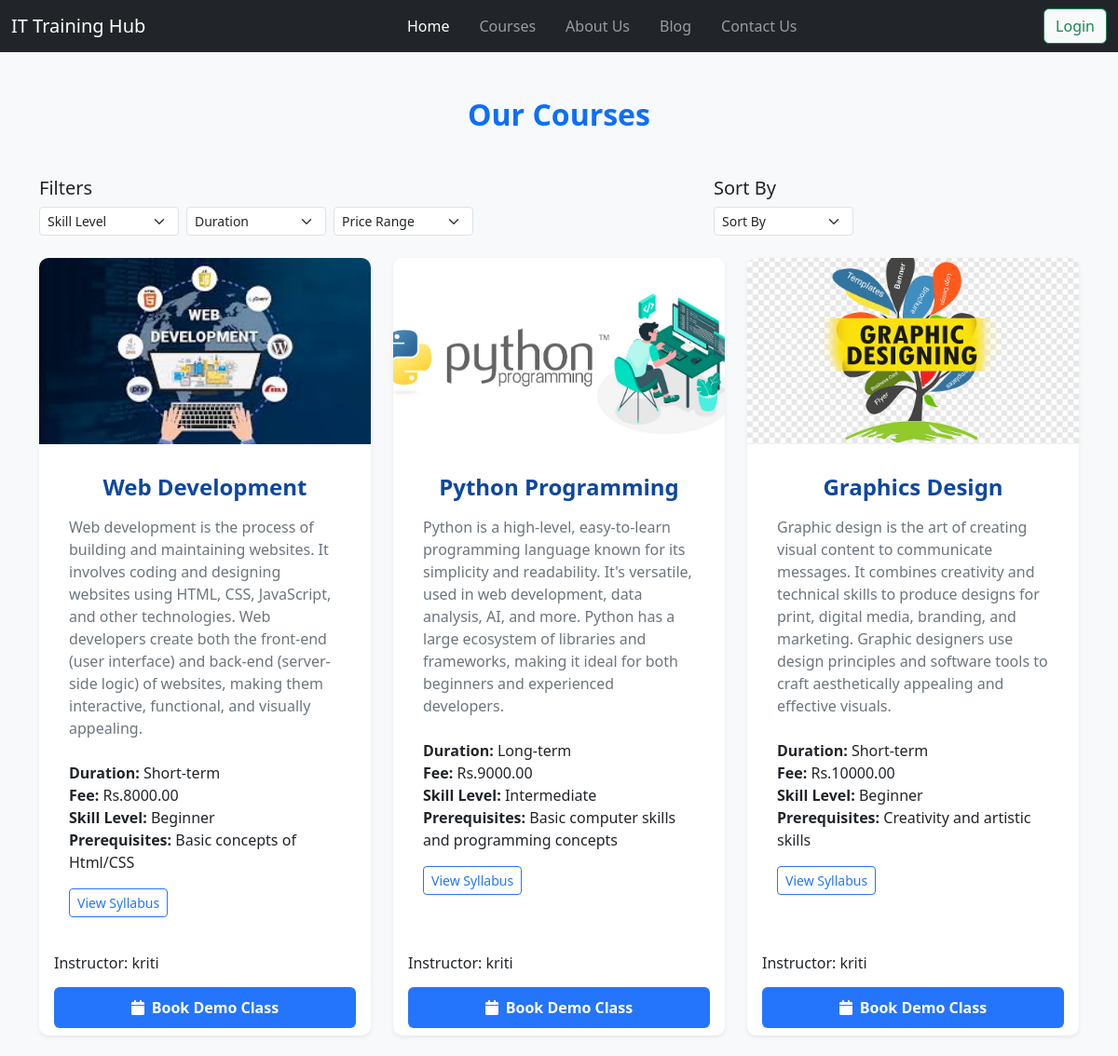
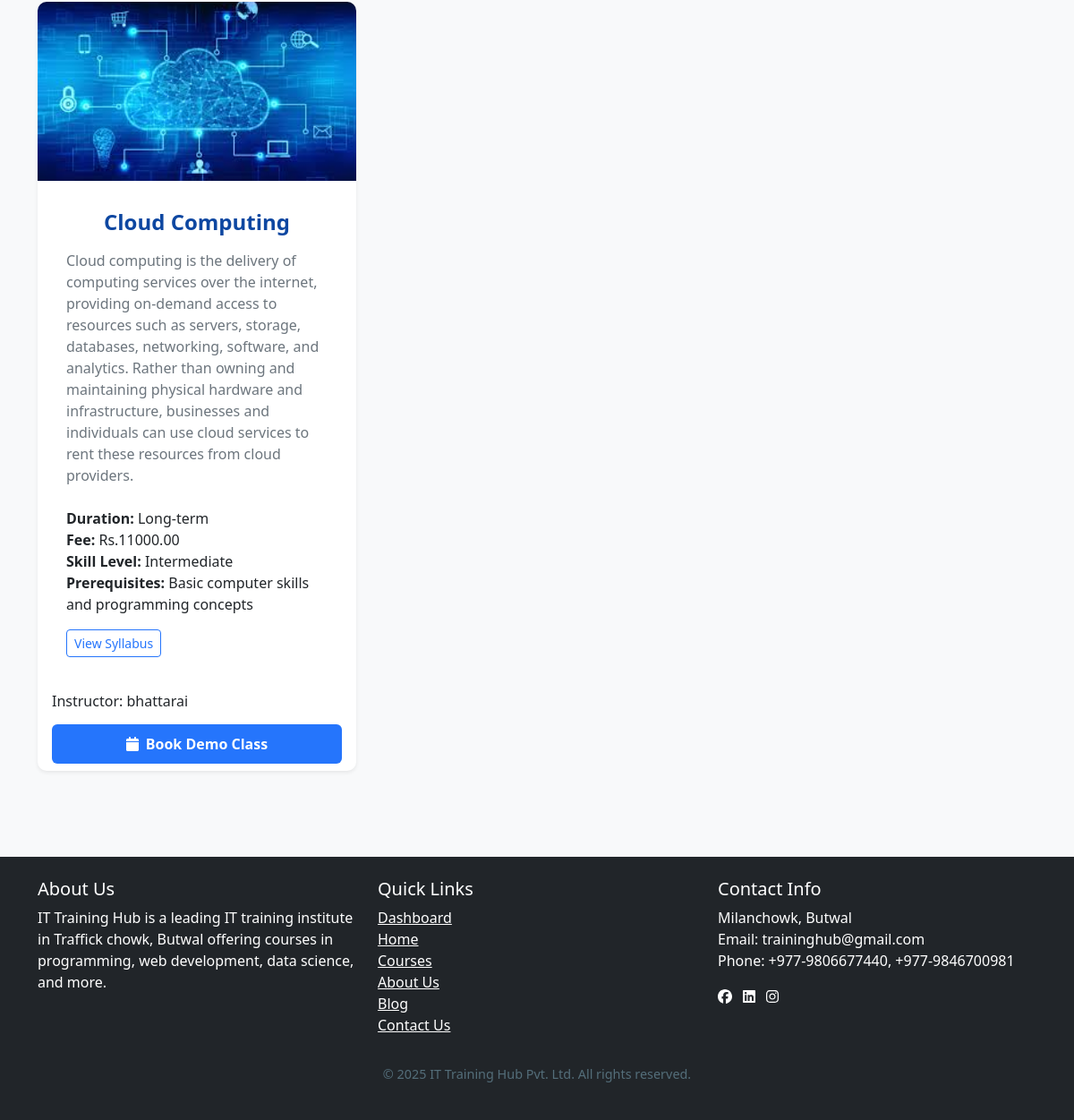
Screenshot of /course/ with the database file from the repository (2 pictures, top to bottom).
### myapp/models.py (models this page shows, shortened)
class Course(models.Model):
    SKILL_LEVEL_CHOICES = [
        ('beginner', 'Beginner'),
        ('intermediate', 'Intermediate'),
        ('advanced', 'Advanced'),
    ]
    DURATION_CHOICES = [
        ('short-term', 'Short-term'),
        ('long-term', 'Long-term'),
    ]
    instructor = models.ForeignKey(
    settings.AUTH_USER_MODEL,
    on_delete=models.CASCADE,
    null=True,
    blank=True,
    related_name='courses'
)
    name = models.CharField(max_length=200)
    description = models.TextField()
    duration = models.CharField(max_length=20, choices=DURATION_CHOICES)
    fee = models.DecimalField(max_digits=10, decimal_places=2)
    skill_level = models.CharField(max_length=20, choices=SKILL_LEVEL_CHOICES)
    prerequisites = models.TextField(blank=True)
    image = models.ImageField(upload_to='courses/', blank=True, null=True)

class CustomUser(AbstractUser):
    USER_TYPE = (
        ("student", "Student"),
        ("instructor", "Instructor"),
    )
    user_type = models.CharField(max_length=100, choices=USER_TYPE)
    instructor_applied = models.BooleanField(default=False)
    instructor_approved = models.BooleanField(default=False)
    is_active = models.BooleanField(default=True)
    user_profile_image = models.ImageField(upload_to="images/profile_images/")
    phone = models.CharField(max_length=15, blank=True, null=True)
    address = models.TextField(blank=True, null=True)
    bio = models.TextField(blank=True, null=True)
    def __str__(self):
        return self.username

### myapp/views.py (the view)
# urls.py: path("course/",course, name='course'),
def course(request):
    course = Course.objects.all()
    context2={
        "courses":course,
        "date":date,
    }
    return render(request, 'main/course.html',context2)

### myapp/templates/main/course.html (shortened to what this page needs)
{% extends 'base.html' %}
{% load static %}
{% block content %}
<section class="courses-section py-5">
  <div class="container">
    <h2 class="text-center fw-bold text-primary mb-5">Our Courses</h2>
    <div class="row mb-4">
      <div class="col-md-12">
        <div class="d-flex flex-wrap gap-3 align-items-center">
          <div class="flex-grow-1">
            <h5 class="mb-2">Filters</h5>
            <div class="d-flex flex-wrap gap-2">
              <select class="form-select form-select-sm btn-outline-secondary" style="width: 150px;">
                <option selected>Skill Level</option>
              </select>
              <select class="form-select form-select-sm btn-outline-secondary" style="width: 150px;">
                <option selected>Duration</option>
              </select>
              <select class="form-select form-select-sm btn-outline-secondary" style="width: 150px;">
                <option selected>Price Range</option>
              </select>
            </div>
          </div>
          <div class="flex-grow-1">
            <h5 class="mb-2">Sort By</h5>
            <div class="d-flex flex-wrap gap-2">
              <select class="form-select form-select-sm btn-outline-secondary" style="width: 150px;">
                <option selected>Sort By</option>
              </select>
            </div>
          </div>
        </div>
      </div>
    </div>
    <div class="row row-cols-1 row-cols-md-2 row-cols-lg-3 g-4">
      {% for course in courses %}
      <div class="col">
        <div class="card h-100 shadow-sm">
          {% if course.image %}
          <img src="{{ course.image.url }}" class="card-img-top" alt="{{ course.name }}">
          {% else %}
          <img src="{% static 'images/default-course.jpg' %}" class="card-img-top" alt="Default Course Image">
          {% endif %}
          <div class="card-body">
            <h5 class="card-title">{{ course.name }}</h5>
            <p class="card-text">{{ course.description }}</p>
            <ul class="list-unstyled">
              <li><strong>Duration:</strong> {{ course.get_duration_display }}</li>
              <li><strong>Fee:</strong> Rs.{{ course.fee }}</li>
              <li><strong>Skill Level:</strong> {{ course.get_skill_level_display }}</li>
              <li><strong>Prerequisites:</strong> {{ course.prerequisites }}</li>
            </ul>
            <a href="#{{ course.name|slugify }}-syllabus" class="btn btn-outline-primary btn-sm">View Syllabus</a>
          </div>
          <div class="card-footer bg-transparent">
            <div class="d-flex align-items-center">
              <div>
                <h6 class="mb-0">Instructor: {{course.instructor}}</h6>
              </div>
            </div>
          </div>
          <div class="card-footer bg-transparent">
            <a href="#demo-class" class="btn btn-primary w-100" data-bs-toggle="modal" data-bs-target="#demoClassModal">
              <i class="fas fa-calendar me-2"></i>Book Demo Class
            </a>
          </div>
        </div>
      </div>
      {% endfor %}
    </div>
  </div>
</section>
{% endblock content %}

### myapp/static/css/style.css (style rules this page uses)
.courses-section { padding: 60px 0; }
.courses-section .card { border: none; border-radius: 10px; transition: transform 0.3s ease, box-shadow 0.3s ease; }
.courses-section .card-img-top { border-top-left-radius: 10px; border-top-right-radius: 10px; height: 200px; object-fit: cover; }
.courses-section .card-title { font-size: 1.5rem; font-weight: bold; margin-bottom: 1rem; }
.courses-section .card-text { font-size: 1rem; color: #6c757d; margin-bottom: 1.5rem; }
.courses-section .card-footer { border-top: none; background-color: transparent; }
.courses-section .btn-outline-primary { border-color: #2575fc; color: #2575fc; }
.courses-section .btn-primary { background-color: #2575fc; border: none; transition: background-color 0.3s ease; }
.card { border: none; border-radius: 10px; box-shadow: 0 4px 12px rgba(0, 0, 0, 0.1); transition: transform 0.3s ease, box-shadow 0.3s ease; }
.card-body { padding: 30px; }
.card-title { font-size: 2rem; font-weight: bold; margin-bottom: 1.5rem; color: #0d47a1; text-align: center; }
.btn-primary { background-color: #0d47a1; border: none; padding: 10px; font-size: 1rem; font-weight: bold; transition: background-color 0.3s ease; }
body { background-color: #f8f9fa; }
.card-body { padding: 2rem; }

### rows the page displays
Course: image (picture), name "Web Development", description "Web development is the process of building and maintaining websites. It involves coding and designing websites using HTML, CSS, JavaScript, and other technologies. Web developers create both the front-end (user interface) and back-end (server-side logic) of websites, making them interactive, functional, and visually appealing.", duration "Short-term", fee "8000.00", skill_level "Beginner", prerequisites "Basic concepts of Html/CSS", instructor "kriti"
Course: image (picture), name "Python Programming", description "Python is a high-level, easy-to-learn programming language known for its simplicity and readability. It's versatile, used in web development, data analysis, AI, and more. Python has a large ecosystem of libraries and frameworks, making it ideal for both beginners and experienced developers.", duration "Long-term", fee "9000.00", skill_level "Intermediate", prerequisites "Basic computer skills and programming concepts", instructor "kriti"
Course: image (picture), name "Graphics Design", description "Graphic design is the art of creating visual content to communicate messages. It combines creativity and technical skills to produce designs for print, digital media, branding, and marketing. Graphic designers use design principles and software tools to craft aesthetically appealing and effective visuals.", duration "Short-term", fee "10000.00", skill_level "Beginner", prerequisites "Creativity and artistic skills", instructor "kriti"
Course: image (picture), name "Cloud Computing", description "Cloud computing is the delivery of computing services over the internet, providing on-demand access to resources such as servers, storage, databases, networking, software, and analytics. Rather than owning and maintaining physical hardware and infrastructure, businesses and individuals can use cloud services to rent these resources from cloud providers.", duration "Long-term", fee "11000.00", skill_level "Intermediate", prerequisites "Basic computer skills and programming concepts", instructor "bhattarai"

### other values shown
{{ date }} "2025"
